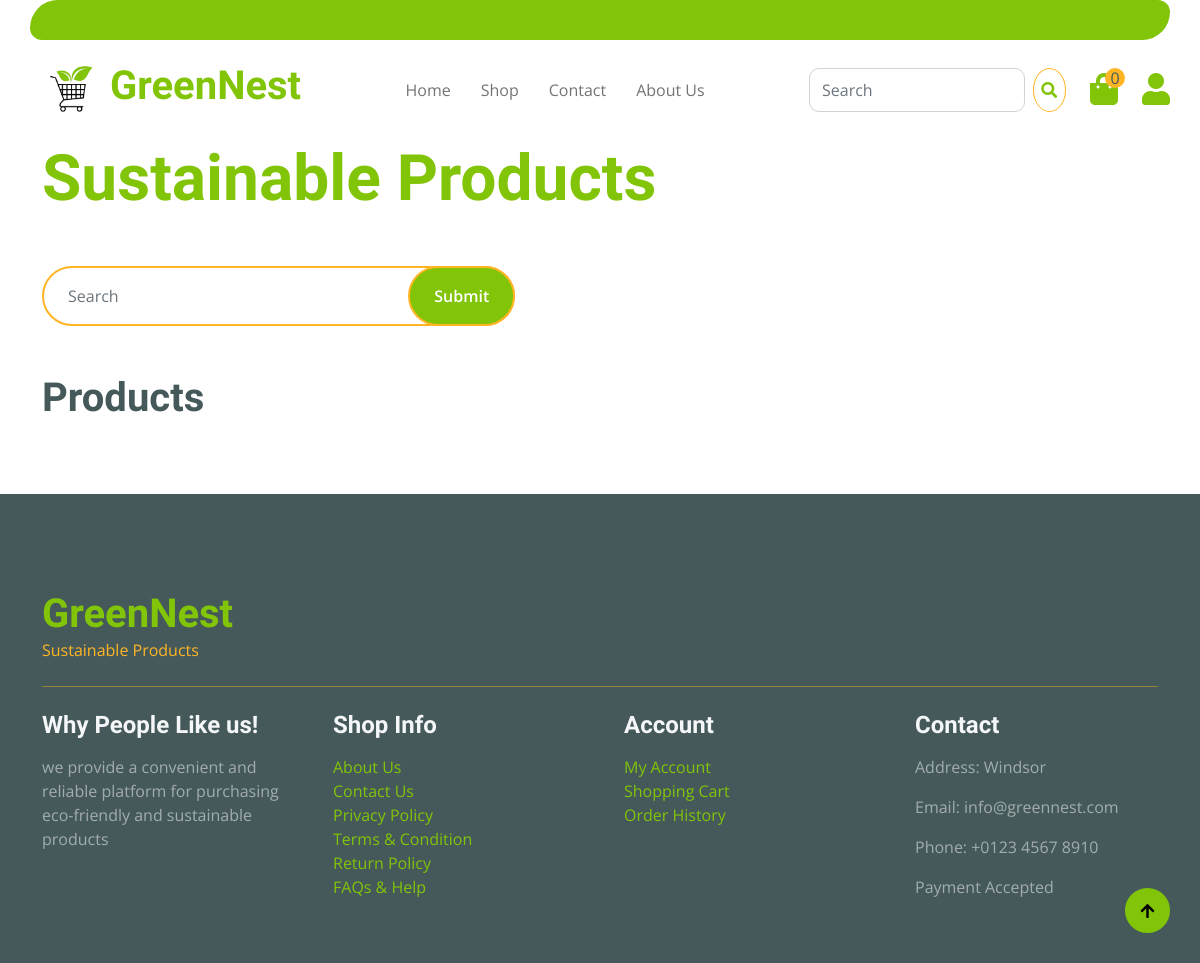
The app's page /, older data.
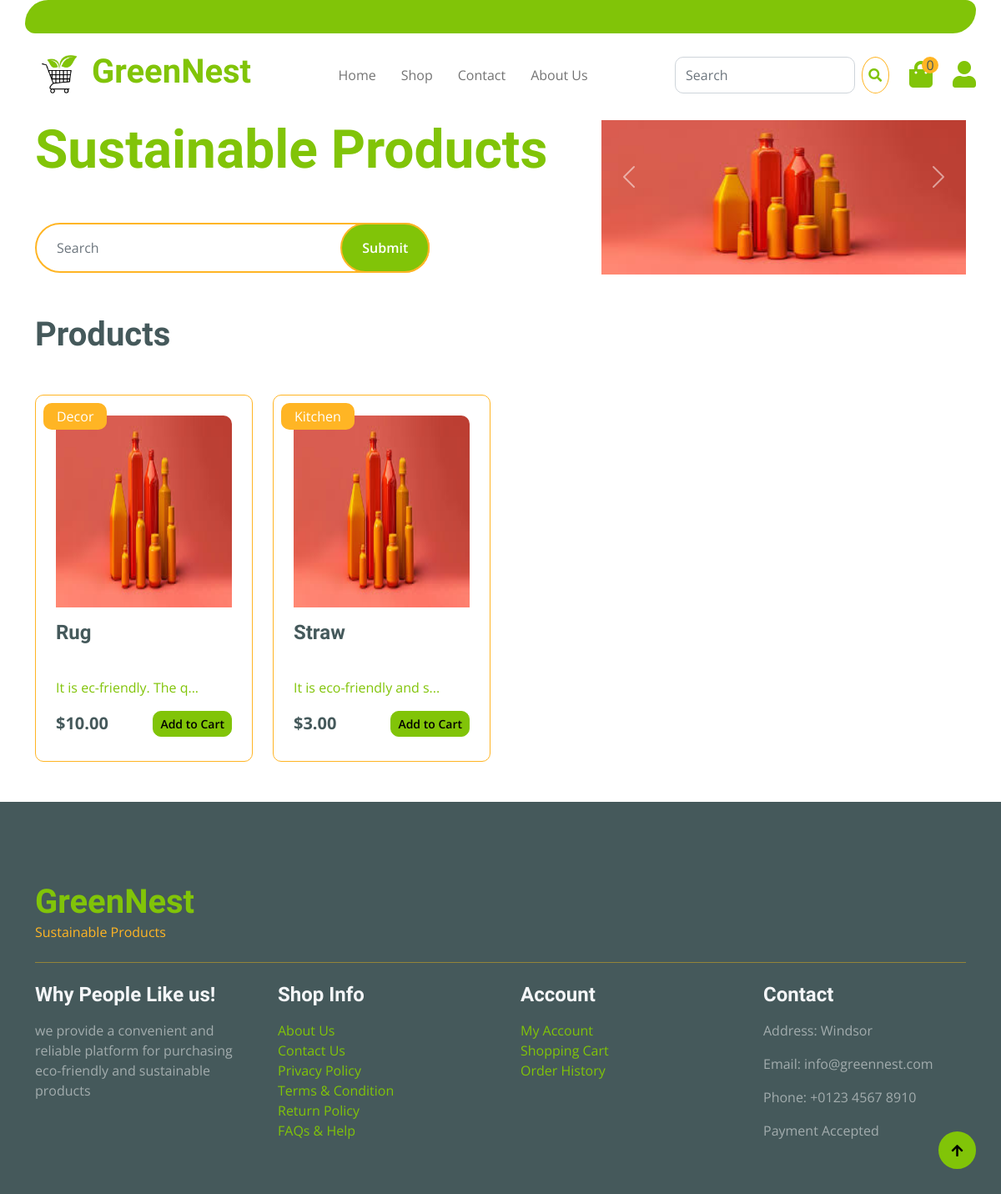
The same page, newer data.
### landingPage/models.py (models this page shows, shortened)
class Product(models.Model):
    name = models.CharField(max_length=255)
    description = models.TextField(default='')
    price = models.DecimalField(max_digits=10, decimal_places=2)
    category = models.ForeignKey(Category, on_delete=models.CASCADE, related_name='products')
    stock = models.PositiveIntegerField(default=100)
    image = models.ImageField(upload_to='products/images/')
    brand = models.CharField(max_length=255, default='')
    date_added = models.DateTimeField(default=timezone.now)
    last_updated = models.DateTimeField(auto_now=True)
    discount_price = models.DecimalField(max_digits=10, decimal_places=2, null=True, blank=True)
    expiration_date = models.DateField(default=one_year_from_today)
    rating = models.PositiveIntegerField(validators=[validate_rating], null=True, blank=True)

class Category(models.Model):
    CATEGORY_CHOICES = [
        ('Kitchen', 'Kitchen'),
        ('Bathroom', 'Bathroom'),
        ('Cleaning', 'Cleaning'),
        ('Decor', 'Decor'),
    ]
    name = models.CharField(max_length=100, choices=CATEGORY_CHOICES,unique=True)

### landingPage/views.py (the view)
# urls.py: path('', views.index, name='index'),
def index(request):
    products = Product.objects.all()
    return render(request, 'landingPage/index.html', {'products' : products})

### landingPage/templatetags/custom_filters.py (called while the page is built)
@register.filter(name='truncate_with_ellipsis')
def truncate_with_ellipsis(value, max_length):
    if len(value) > max_length:
        return value[:max_length] + '...'
    else:
        return value[:max_length]

@register.filter
def cart_total_quantity(cart):
    if cart:
        return sum(cart.values())
    return 0

### landingPage/templates/landingPage/index.html (shortened to what this page needs)
{% extends 'landingPage/base.html' %}
{% load static %}
{% load cart %}
{% load custom_filter %}
{% load custom_filters %}
{% block content %}
    <div class="container-fluid hero-header">
        <div class="container py-5">
            <div class="row g-5 align-items-center">
                <div class="col-md-12 col-lg-7">
                    <h4 class="mb-3 mt-5 text-secondary">Checkout Sustainable Products now !!</h4>
                    <h1 class="mb-5 display-3 text-primary">Sustainable Products</h1>
                    <div class="position-relative mx-auto">
                        <form class="d-flex" method="get" action="{% url 'landingPage:search' %}">
                            <input class="form-control border-2 border-secondary w-75 py-3 px-4 rounded-pill" name="query" placeholder="Search" required>
                            <button type="submit" class="btn btn-primary border-2 border-secondary py-3 px-4 position-absolute rounded-pill text-white h-100" style="top: 0; right: 25%;">Submit</button>
                        </form>
                    </div>
                </div>
                <div class="col-md-12 col-lg-5">
                    <div id="carouselId" class="carousel slide position-relative" data-bs-ride="carousel">
                        <div class="carousel-inner mt-5" role="listbox">
                        {% for product in products %}
                            <div class="carousel-item {% if forloop.first %}active{% endif %} rounded mt-5 ">
                                <img
                                    src="{{ product.image.url }}"
                                    class="d-block w-100"
                                    alt="{{ product.name }}"
                                    style="max-height: 350px; width: auto; ">
                            </div>
                            {% endfor %}
                        </div>
                        <button class="carousel-control-prev" type="button" data-bs-target="#carouselId" data-bs-slide="prev">
                            <span class="carousel-control-prev-icon" aria-hidden="true"></span>
                        </button>
                        <button class="carousel-control-next" type="button" data-bs-target="#carouselId" data-bs-slide="next">
                            <span class="carousel-control-next-icon" aria-hidden="true"></span>
                        </button>
                    </div>
                </div>
            </div>
        </div>
    </div>
    <div class="container-fluid">
        <div class="container">
            <div class="tab-class ">
                <div class="row g-4">
                    <div class="text-start">
                        <h1>Products</h1>
                    </div>
                    <div class="col-lg-8 text-end">
                        <ul class="nav text-center">
                            <li class="nav-item">
                                <a class="nav-link {% if not category_id %}active{% endif %}" href="{% url 'landingPage:index' %}"></a>
                            </li>
                        </ul>
                    </div>
                </div>
                <div class="tab-content">
                    <div class="row g-4">
                        {% for product in products %}
                        <div class="col-md-6 col-lg-4 col-xl-3">
                            <a href="{% url 'landingPage:product_detail' product.id %}">
                            <div class="rounded position-relative fruite-item">
                                <div class="p-4 border border-secondary border rounded" style="height: 440px;">
                                    <div class="fruite-img">
                                        <img src="{{ product.image.url }}" class="img-fluid w-100 rounded-top" style="height: 230px;" alt="{{ product.name }}">
                                    </div>
                                    <div class="text-white bg-secondary px-3 py-1 rounded position-absolute" style="top: 10px; left: 10px;">{{ product.category.name }}</div>
                                    <div class="mt-3" style="height: 20px;">
                                        <h4>{{ product.name|truncate_with_ellipsis:25 }}</h4>
                                    </div>
                                    <p class = "mt-5">{{ product.description|truncate_with_ellipsis:24 }}</p>
                                </a>
                                    <div class="d-flex justify-content-between flex-lg-wrap">
                                        {% if product.discount_price %}
                                            <p class="text-dark fs-5 fw-bold mb-0">${{ product.discount_price|floatformat:"2" }}</p>
                                        {% else %}
                                            <p class="text-dark fs-5 fw-bold mb-0">${{ product.price|floatformat:"2" }}</p>
                                        {% endif %}
                                        {% if product|is_in_cart:request.session.cart %}
                                            <div class="row no-gutters">
                                                <div class="btn btn-primary btn-sm">Added</div>
                                            </div>
                                        {% else %}
                                            <form action="{% url 'landingPage:add_to_cart' product.id %}" method="post">
                                                <button type="submit" class="btn btn-primary btn-sm">Add to Cart</button>
                                            </form>
                                        {% endif %}
                                    </div>
                                </div>
                            </div>
                        </div>
                        {% endfor %}
                    </div>
                </div>
            </div>
        </div>
    </div>
{% endblock %}

### landingPage/templates/landingPage/base.html (shortened to what this page needs)
{% load static %}
{% load custom_filters %}
<!DOCTYPE html>
<html lang="en">
<head>
    <link rel="stylesheet" href="https://use.fontawesome.com/releases/v5.15.4/css/all.css"/>
    <link href="https://cdn.jsdelivr.net/npm/bootstrap-icons@1.4.1/font/bootstrap-icons.css" rel="stylesheet">
    <link href="{% static 'lib/lightbox/css/lightbox.min.css' %}" rel="stylesheet">
    <link href="{% static 'lib/owlcarousel/assets/owl.carousel.min.css' %}" rel="stylesheet">
    <link href="{% static 'css/bootstrap.min.css' %}" rel="stylesheet">
    <link rel="stylesheet" type="text/css" href="{% static 'css/landingPage.css' %}">
</head>
<body>
    <div class="container-fluid fixed-top">
        <div class="container topbar bg-primary d-none d-lg-block">
        </div>
        <div class="container px-0">
            <nav class="navbar navbar-light bg-white navbar-expand-xl" style="display: flex; align-items: center;">
                <img src="{% static 'images/newLogo.png' %}" style="height: 80px; width: auto;">
                <a href="{% url 'landingPage:index' %}" class="navbar-brand"><h2 class="text-primary display-6">GreenNest</h2></a>
                <div class="collapse navbar-collapse bg-white" id="navbarCollapse">
                    <div class="navbar-nav mx-auto">
                        <a href="{% url 'landingPage:index' %}" class="nav-item nav-link">Home</a>
                        <a href="{% url 'landingPage:shop' %}" class="nav-item nav-link">Shop</a>
                        <a href="{% url 'landingPage:contact' %}" class="nav-item nav-link">Contact</a>
                        <a href="{% url 'landingPage:about_us' %}" class="nav-item nav-link">About Us</a>
                    </div>
                    <div class="d-flex m-3 me-0">
                        <form class="d-flex position-relative" method="get" action="{% url 'landingPage:search' %}">
                            <input class="form-control me-2" type="search" name="query" placeholder="Search" aria-label="Search" required autocomplete="off">
                            <button class="btn-search btn border border-secondary btn-md-square rounded-circle bg-white me-4" data-bs-toggle="modal"><i class="fas fa-search text-primary"></i></button>
                        </form>
                        <a href="{% url 'landingPage:cart' %}" class="position-relative me-4 my-auto">
                            <i class="fa fa-shopping-bag fa-2x"></i>
                            <span class="position-absolute bg-secondary rounded-circle d-flex align-items-center justify-content-center text-dark px-1" style="top: -5px; left: 15px; height: 20px; min-width: 20px;">{{ request.session.cart|cart_total_quantity }}</span>
                        </a>
                        {% if request.session.customer %}
                        <a href="{% url 'profile_page:profile' %}" class="my-auto" style="
        display: inline-block;
        width: 40px;
        height: 40px;
        line-height: 40px;
        text-align: center;
        border-radius: 50%;
        border: 2px solid green;
        background-color: #e0ffe0;
        color: #81C405;
        font-weight: bold;
    ">
                            {{ request.user.first_name|slice:":1" }}{{ request.user.last_name|slice:":1" }}
                        </a>
                        {% else %}
                        <a href="{% url 'landingPage:login' %}" class="my-auto">
                            <i class="fas fa-user fa-2x"></i>
                        </a>
                        {% endif %}
                    </div>
                </div>
            </nav>
        </div>
    </div>
    {% block content %}{% endblock %}
    <div class="container-fluid bg-dark text-white-50 footer pt-5 mt-5">
        <div class="container py-5">
            <div class="pb-4 mb-4" style="border-bottom: 1px solid rgba(226, 175, 24, 0.5) ;">
                <div class="row g-4">
                    <div class="col-lg-3">
                        <a href="#">
                            <h1 class="text-primary mb-0">GreenNest</h1>
                            <p class="text-secondary mb-0">Sustainable Products</p>
                        </a>
                    </div>
                </div>
            </div>
            <div class="row g-5">
                <div class="col-lg-3 col-md-6">
                    <div class="footer-item">
                        <h4 class="text-light mb-3">Why People Like us!</h4>
                        <p class="mb-4">we provide a convenient and reliable platform for purchasing eco-friendly and sustainable products</p>
                    </div>
                </div>
                <div class="col-lg-3 col-md-6">
                    <div class="d-flex flex-column text-start footer-item">
                        <h4 class="text-light mb-3">Shop Info</h4>
                        <a class="btn-link" href="{% url 'landingPage:about_us' %}">About Us</a>
                        <a class="btn-link" href="{% url 'landingPage:contact' %}">Contact Us</a>
                        <a class="btn-link" href="{% url 'landingPage:privacyPolicy' %}">Privacy Policy</a>
                        <a class="btn-link" href="{% url 'landingPage:terms_conditions' %}">Terms & Condition</a>
                        <a class="btn-link" href="{% url 'landingPage:return_policy' %}">Return Policy</a>
                        <a class="btn-link" href="{% url 'landingPage:faqs_help' %}">FAQs & Help</a>
                    </div>
                </div>
                <div class="col-lg-3 col-md-6">
                    <div class="d-flex flex-column text-start footer-item">
                        <h4 class="text-light mb-3">Account</h4>
                        <a class="btn-link" href="{% url 'profile_page:profile' %}">My Account</a>
                        <a class="btn-link" href="{% url 'landingPage:cart' %}">Shopping Cart</a>
                        <a class="btn-link" href="{% url 'landingPage:order_detail' %}">Order History</a>
                    </div>
                </div>
                <div class="col-lg-3 col-md-6">
                    <div class="footer-item">
                        <h4 class="text-light mb-3">Contact</h4>
                        <p>Address: Windsor</p>
                        <p>Email: info@greennest.com</p>
                        <p>Phone: +0123 4567 8910</p>
                        <p>Payment Accepted</p>
                    </div>
                </div>
            </div>
        </div>
    </div>
    <a href="#" class="btn btn-primary border-3 border-primary rounded-circle back-to-top"><i class="fa fa-arrow-up"></i></a>
</body>
</html>

### static/css/landingPage.css (style rules this page uses)
.back-to-top { position: fixed; right: 30px; bottom: 30px; display: flex; width: 45px; height: 45px; align-items: center; justify-content: center; transition: 0.5s; z-index: 99; }
.btn { font-weight: 600; transition: .5s; }
.btn-md-square { width: 44px; height: 44px; }
.btn-square, .btn-sm-square, .btn-md-square, .btn-lg-square { padding: 0; display: flex; align-items: center; justify-content: center; font-weight: normal; }
.btn.border-secondary { transition: 0.5s; }
.fixed-top { transition: 0.5s; background: var(--bs-white); border: 0; }
.topbar { padding: 20px; border-radius: 230px 100px; }
.navbar .navbar-nav .nav-link { padding: 10px 15px; font-size: 16px; transition: .5s; }
.navbar { height: 100px; border-bottom: 1px solid rgba(255, 255, 255, .1); }

Row changes from the older to the newer data that the page shows:
added Product: image (picture), category.name "Decor", name "Rug", description "It is ec-friendly. The q...", price "10.00"
added Product: image (picture), category.name "Kitchen", name "Straw", description "It is eco-friendly and s...", discount_price "3.00", shown under "Products"
